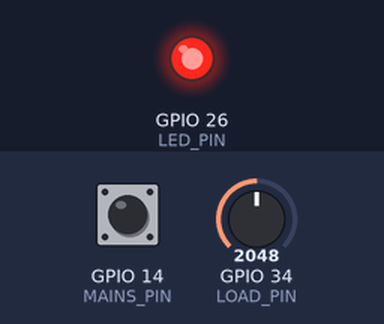
The sketch below on a simulated ESP32. Shown: output pins drawn as LEDs (lit = HIGH). The inputs (shaded band) are chosen by the test bench; at power-on: GPIO 14 (MAINS_PIN) LOW, GPIO 34 (LOAD_PIN) = 2048. WiFi joins after 1.5 s; servers stay silent unless stated; uploads are accepted with an empty reply; what the sketch prints to the serial monitor is not drawn.

Above: at 2.7 s.
2.8 s: GPIO 14 (MAINS_PIN) pulled HIGH for 3.2 s
At 4.7 s:
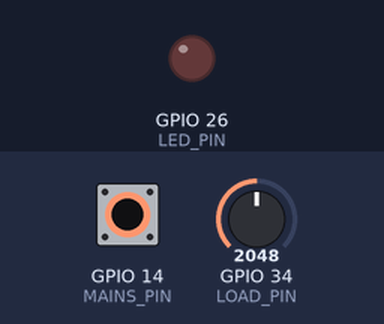
Timing chart, 0 to 8.5 s (numbered marks = the images above; inputs shaded):
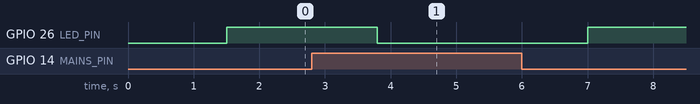

Measured:
- after the input at 2.8 s, GPIO 26 (LED_PIN): HIGH → LOW after 1.0 s, → HIGH 3.2 s later

The sketch:

sketch.ino
```cpp
#include <WiFi.h>
#include <WiFiClientSecure.h>
#include <HTTPClient.h>

const char* AT_USER = "sandbox";
const char* AT_KEY  = "PASTE_YOUR_SANDBOX_API_KEY";
const char* PHONE   = "+234XXXXXXXXXX";   // number registered in the AT simulator

const int MAINS_PIN = 14;   // LOW = mains present
const int LOAD_PIN  = 34;
const int LED_PIN   = 26;

const float VOLTAGE = 230.0;     // assumed mains voltage
const float MAX_AMPS = 20.0;     // pot full-scale

bool mainsOn = true;
float energyWh = 0;
unsigned long lastSample = 0;

String urlEncode(const String& s) {
  String out;
  const char* hex = "0123456789ABCDEF";
  for (char c : s) {
    if (isalnum(c) || c == '-' || c == '_' || c == '.' || c == '~') out += c;
    else { out += '%'; out += hex[(c >> 4) & 15]; out += hex[c & 15]; }
  }
  return out;
}

void sendSMS(const String& msg) {
  if (WiFi.status() != WL_CONNECTED) { Serial.println("No Wi-Fi"); return; }

  String body = "username=" + String(AT_USER) +
                "&to=" + urlEncode(PHONE) +
                "&message=" + urlEncode(msg);

  for (int attempt = 1; attempt <= 3; attempt++) {
    WiFiClientSecure client;
    client.setInsecure();                 // fine for simulation only
    client.setTimeout(15);
    HTTPClient http;
    http.setConnectTimeout(15000);
    http.setTimeout(15000);
    http.setReuse(false);
    http.begin(client, "https://api.sandbox.africastalking.com/version1/messaging");
    http.addHeader("apiKey", AT_KEY);
    http.addHeader("Content-Type", "application/x-www-form-urlencoded");
    http.addHeader("Accept", "application/json");

    int code = http.POST(body);
    Serial.printf("Attempt %d, status: %d (%s)\n", attempt, code,
                  code < 0 ? http.errorToString(code).c_str() : "ok");
    if (code > 0) {
      Serial.println(http.getString());
      http.end();
      return;
    }
    http.end();
    delay(2000);
  }
  Serial.println("SMS failed after 3 attempts");
}

float readAmps() {
  return analogRead(LOAD_PIN) / 4095.0 * MAX_AMPS;
}

void setup() {
  Serial.begin(115200);
  pinMode(MAINS_PIN, INPUT_PULLUP);
  pinMode(LED_PIN, OUTPUT);
  WiFi.begin("Wokwi-GUEST", "", 6);
  while (WiFi.status() != WL_CONNECTED) { delay(250); Serial.print("."); }
  Serial.println("\nWi-Fi connected");
  mainsOn = (digitalRead(MAINS_PIN) == LOW);
  digitalWrite(LED_PIN, mainsOn);
  Serial.printf("User: [%s]  Key length: %d\n", AT_USER, (int)strlen(AT_KEY));
}

void loop() {
  // --- mains state change detection with a 1 s debounce ---
  bool reading = (digitalRead(MAINS_PIN) == LOW);
  if (reading != mainsOn) {
    delay(1000);
    if ((digitalRead(MAINS_PIN) == LOW) == reading) {
      mainsOn = reading;
      digitalWrite(LED_PIN, mainsOn);
      String msg = mainsOn
        ? "Power restored. Energy used so far: " + String(energyWh, 1) + " Wh"
        : "Power outage detected. Switched to backup.";
      Serial.println(msg);
      sendSMS(msg);
    }
  }

  // --- power and energy once per second (only while mains is on) ---
  if (millis() - lastSample >= 1000) {
    lastSample = millis();
    if (mainsOn) {
      float amps = readAmps();
      float watts = VOLTAGE * amps;
      energyWh += watts / 3600.0;
      Serial.printf("I=%.2f A  P=%.0f W  E=%.2f Wh\n", amps, watts, energyWh);
    }
  }
}
```
